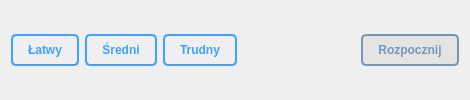
           <widget class="QWidget" name="widget_2" native="true">
            <property name="sizePolicy">
             <sizepolicy hsizetype="Preferred" vsizetype="Maximum">
              <horstretch>0</horstretch>
              <verstretch>0</verstretch>
             </sizepolicy>
            </property>
            <property name="styleSheet">
             <string notr="true">QPushButton:enabled {
color: rgb(62, 162, 255);
border-radius: 5px;
background-color: 'white';
border: 2px solid rgb(62, 162, 255);
padding: 7px;
padding-left: 15px;
padding-right: 15px;
font-weight: 500;
}

QPushButton:disabled {
color: rgb(62, 162, 255);
border-radius: 5px;
padding: 7px;
padding-left: 15px;
padding-right: 15px;
font-weight: 500;
border: 2px solid rgb(118, 152, 184);
color: rgb(118, 152, 184);
background-color: rgb(227, 227, 227);
}

QPushButton:hover {
	background-color: rgb(42, 142, 255);
	color: white;
	border-color: rgb(42, 142, 255);
}
</string>
            </property>
            <layout class="QHBoxLayout" name="horizontalLayout_6">
             <item>
              <widget class="QPushButton" name="testEasyBtn">
               <property name="cursor">
                <cursorShape>PointingHandCursor</cursorShape>
               </property>
               <property name="styleSheet">
                <string notr="true"/>
               </property>
               <property name="text">
                <string>Łatwy</string>
               </property>
              </widget>
             </item>
             <item>
              <widget class="QPushButton" name="testMediumBtn">
               <property name="cursor">
                <cursorShape>PointingHandCursor</cursorShape>
               </property>
               <property name="styleSheet">
                <string notr="true"/>
               </property>
               <property name="text">
                <string>Średni</string>
               </property>
              </widget>
             </item>
             <item>
              <widget class="QPushButton" name="testHardBtn">
               <property name="cursor">
                <cursorShape>PointingHandCursor</cursorShape>
               </property>
               <property name="styleSheet">
                <string notr="true"/>
               </property>
               <property name="text">
                <string>Trudny</string>
               </property>
              </widget>
             </item>
             <item>
              <spacer name="horizontalSpacer">
               <property name="orientation">
                <enum>Qt::Horizontal</enum>
               </property>
               <property name="sizeHint" stdset="0">
                <size>
                 <width>118</width>
                 <height>20</height>
                </size>
               </property>
              </spacer>
             </item>
             <item>
              <widget class="QPushButton" name="testStartBtn">
               <property name="enabled">
                <bool>false</bool>
               </property>
               <property name="cursor">
                <cursorShape>PointingHandCursor</cursorShape>
               </property>
               <property name="styleSheet">
                <string notr="true"/>
               </property>
               <property name="text">
                <string>Rozpocznij</string>
               </property>
              </widget>
             </item>
            </layout>
           </widget>
